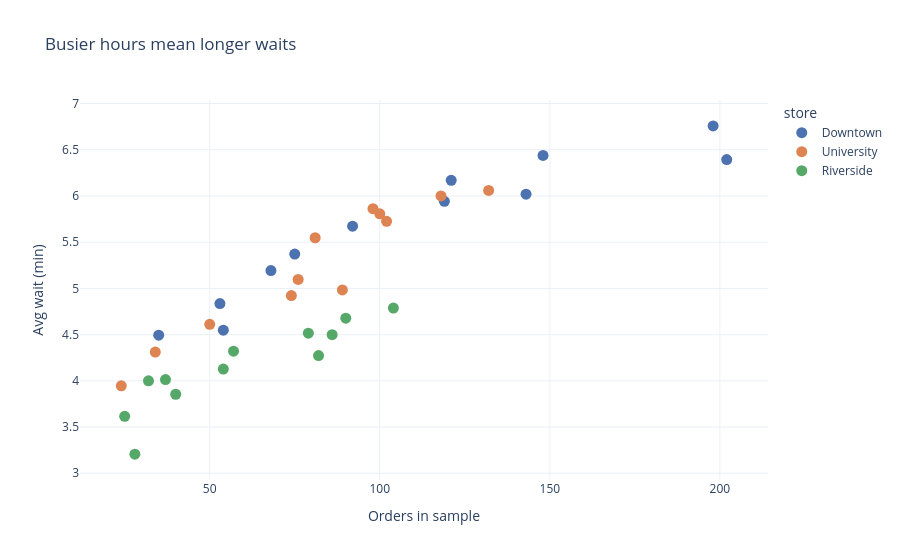

The notebook cell saved with this chart:
### Code cell
fig = px.scatter(
    hourly, x="orders", y="avg_wait", color="store",
    category_orders={"store": store_order},
    color_discrete_map=STORE_COLORS,
    hover_data={"hour": True, "avg_rating": ":.2f",
                "avg_wait": ":.1f"},
    labels={"orders": "Orders in sample", "avg_wait": "Avg wait (min)",
            "avg_rating": "Avg rating", "hour": "Hour"},
    title="Busier hours mean longer waits",
)
fig.update_traces(marker_size=11)
fig.show()

### Figure 1 — Plotly figure (JSON) as saved in the notebook; plotly's stock layout.template omitted (floating-point values rounded to 4 significant figures)
{"data": [{"customdata": [[7.0, 3.848], [8.0, 3.399], [9.0, 3.649], [10.0, 3.587], [11.0, 3.597], [12.0, 3.547], [13.0, 3.72], [14.0, 3.853], [15.0, 3.794], [16.0, 4.204], [17.0, 3.906], [18.0, 4.057]], "hovertemplate": "store=Downtown<br>Orders in sample=%{x}<br>Avg wait (min)=%{y:.1f}<br>Hour=%{customdata[0]}<br>Avg rating=%{customdata[1]:.2f}<extra></extra>", "legendgroup": "Downtown", "marker": {"color": "#4C72B0", "size": 11, "symbol": "circle"}, "mode": "markers", "name": "Downtown", "orientation": "v", "showlegend": true, "type": "scatter", "x": [92, 198, 202, 121, 119, 148, 143, 75, 68, 54, 53, 35], "xaxis": "x", "y": [5.674, 6.759, 6.394, 6.169, 5.942, 6.439, 6.02, 5.372, 5.193, 4.548, 4.836, 4.494], "yaxis": "y"}, {"customdata": [[7.0, 4.458], [8.0, 3.96], [9.0, 3.803], [10.0, 3.725], [11.0, 3.714], [12.0, 3.661], [13.0, 3.659], [14.0, 3.63], [15.0, 3.802], [16.0, 4.045], [17.0, 3.946], [18.0, 4.235]], "hovertemplate": "store=University<br>Orders in sample=%{x}<br>Avg wait (min)=%{y:.1f}<br>Hour=%{customdata[0]}<br>Avg rating=%{customdata[1]:.2f}<extra></extra>", "legendgroup": "University", "marker": {"color": "#DD8452", "size": 11, "symbol": "circle"}, "mode": "markers", "name": "University", "orientation": "v", "showlegend": true, "type": "scatter", "x": [24, 50, 76, 102, 98, 118, 132, 100, 81, 89, 74, 34], "xaxis": "x", "y": [3.946, 4.612, 5.097, 5.726, 5.863, 6.001, 6.061, 5.807, 5.548, 4.983, 4.923, 4.312], "yaxis": "y"}, {"customdata": [[7.0, 4.243], [8.0, 4.063], [9.0, 4.087], [10.0, 4.122], [11.0, 4.174], [12.0, 4.317], [13.0, 4.204], [14.0, 4.246], [15.0, 4.25], [16.0, 4.45], [17.0, 4.44], [18.0, 4.429]], "hovertemplate": "store=Riverside<br>Orders in sample=%{x}<br>Avg wait (min)=%{y:.1f}<br>Hour=%{customdata[0]}<br>Avg rating=%{customdata[1]:.2f}<extra></extra>", "legendgroup": "Riverside", "marker": {"color": "#55A868", "size": 11, "symbol": "circle"}, "mode": "markers", "name": "Riverside", "orientation": "v", "showlegend": true, "type": "scatter", "x": [37, 79, 104, 90, 86, 82, 54, 57, 32, 40, 25, 28], "xaxis": "x", "y": [4.014, 4.515, 4.787, 4.678, 4.5, 4.273, 4.128, 4.321, 4.0, 3.855, 3.616, 3.207], "yaxis": "y"}], "layout": {"legend": {"title": {"text": "store"}, "tracegroupgap": 0}, "title": {"text": "Busier hours mean longer waits"}, "xaxis": {"anchor": "y", "domain": [0.0, 1.0], "title": {"text": "Orders in sample"}}, "yaxis": {"anchor": "x", "domain": [0.0, 1.0], "title": {"text": "Avg wait (min)"}}}}
